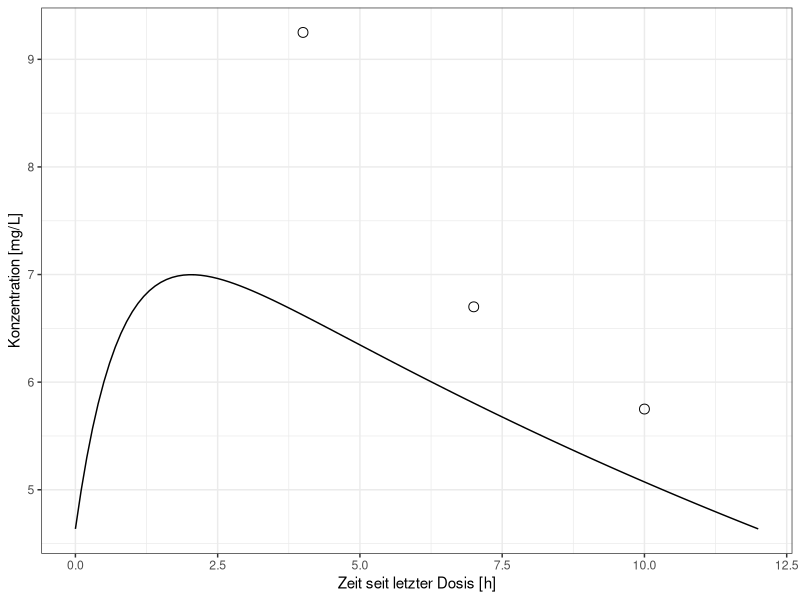
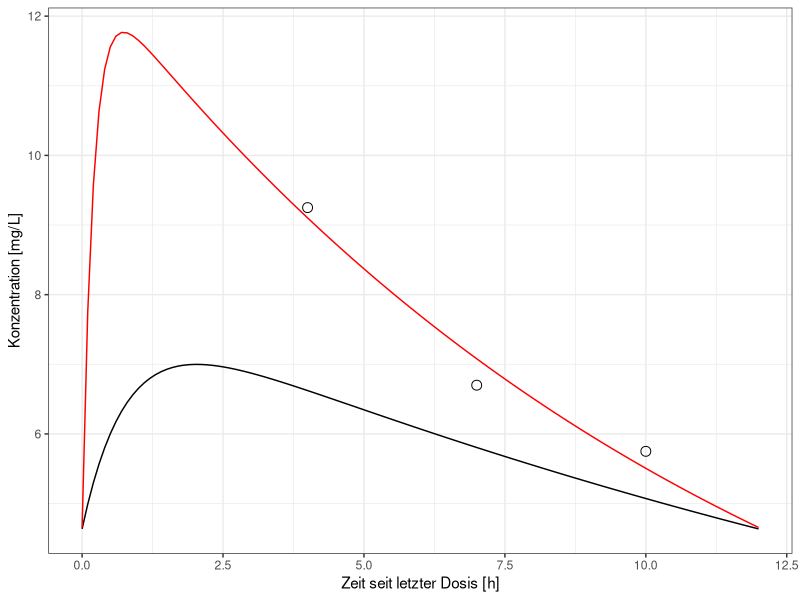
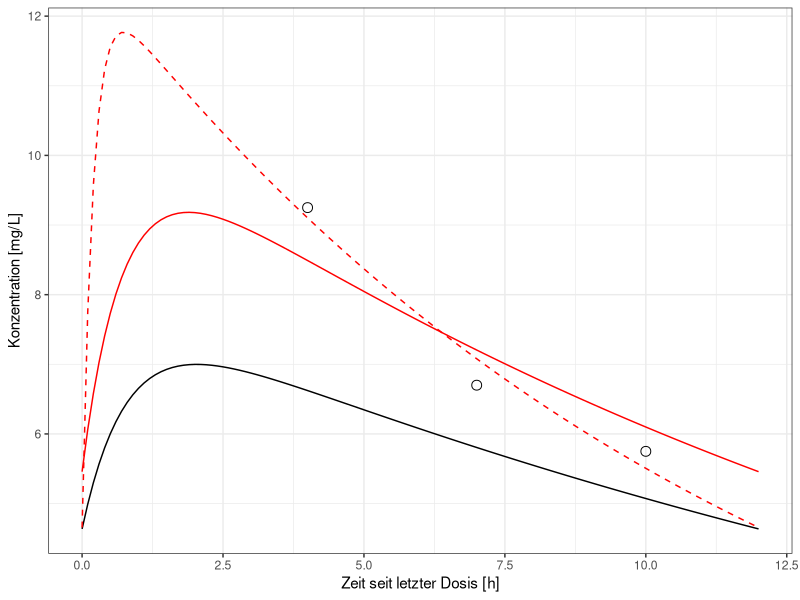
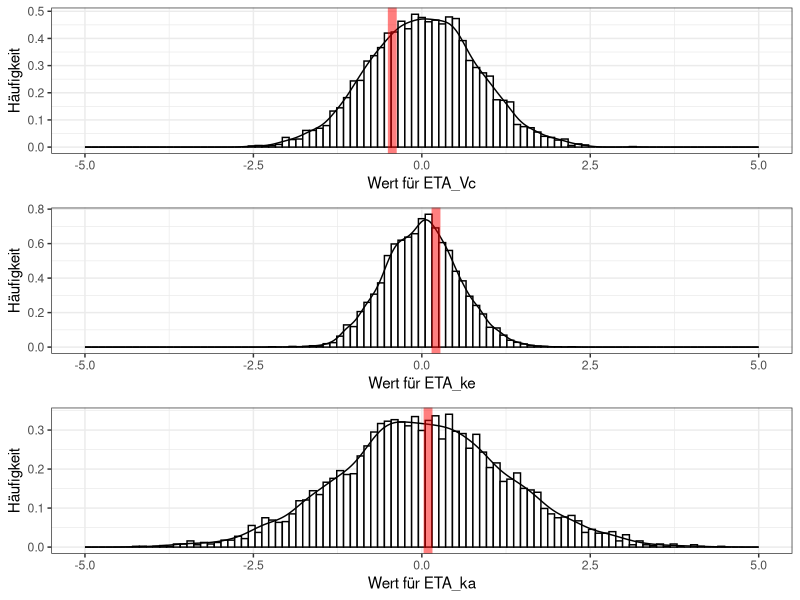

Write the R code that produced these figures, in order.
library(ggplot2)

V_pop <- 50 #L
omega_vc <- 0.8 # SD des Random Effects auf V

ke_pop <- 0.045 #1/h
omega_ke <- 0.55 # SD des Random Effects auf ke

ka_pop <- 1.25 # 1/h
omega_ka <- 1.25 # SD des Random Effects auf ka

### Fix in dieser Übung
F_oral = 0.8
AMT = 200
sim_times=seq(from=0, to=12, by=0.1)
tau=12

pk_model_ss<- function(AMT, F_oral, Vc, ke, ka, time, tau=12){
  conc <- F_oral*AMT/Vc *(ka/(ka-ke))*( (exp(-ke*(time) )/(1-exp(-ke*tau))) - (exp(-ka*(time) )/(1-exp(-ka*tau))) )
  return(conc)
}

set.seed(11121987)

### bis hier fix



### par ist ein Vektor von Parametern c(V, ke, ka) der optimiert wird 
### damit das Ergebnis der OBJ-Fun möglichst klein wird
obj_func_ls <- function(tdm_data, par) {
  measured_conc = tdm_data$measured_conc
  simulated_conc = pk_model_ss(AMT, F_oral, par[1], par[2], par[3], tdm_data$time, tau)
  return(sum( (measured_conc-simulated_conc)^2 ))
}


tdm_data = data.frame(time=c(4,7,10), measured_conc=c(9.25,6.7, 5.75))

simulated_data = data.frame(time=sim_times, 
                            simulated_conc=pk_model_ss(AMT, F_oral, V_pop, ke_pop, ka_pop, sim_times, tau))

ggplot(simulated_data) + geom_line(aes(x=time, y=simulated_conc)) + 
  geom_point(data=tdm_data, aes(x=time, y=measured_conc), size=3, shape=1) + theme_bw() +
  xlab("Zeit seit letzter Dosis [h]") + ylab("Konzentration [mg/L]")

## ls steht für least squares => Die Summe der Abweichungsquadrate ist minimal
optim_res_ls <- optim(par=c(V_pop, ke_pop, ka_pop), fn=obj_func_ls, tdm_data=tdm_data)


simulated_ind_data_ls = data.frame(time=sim_times, 
                                simulated_conc=pk_model_ss(AMT, F_oral, optim_res_ls$par[1], optim_res_ls$par[2], optim_res_ls$par[3], sim_times, tau))


ggplot(simulated_data) + geom_line(aes(x=time, y=simulated_conc)) + 
  geom_point(data=tdm_data, aes(x=time, y=measured_conc), size=3, shape=1) +
  geom_line(data=simulated_ind_data_ls, aes(x=time, y=simulated_conc), colour="red") + theme_bw() +
  xlab("Zeit seit letzter Dosis [h]") + ylab("Konzentration [mg/L]")


### par ist ein Vektor von ETAS c(ETA_V, ETA_ke, ETA_ka) der optimiert wird 
### damit das Ergebnis der OBJ-Fun möglichst klein wird
### !!! ES WERDEN JETZT ALSO DIE WAHRSCHEINLICHSTEN ETAS FÜR DIESEN PATIETEN GESUCHT !!!
### omegas ist jetzt ein Vektor, der die SD der random Effekte (der ETAs) enthält c(omega_Vc, omega_ke, omega_ka)
### pop-values ist ein Vektor der die populationsparameter beinhaltet
obj_func_bay <- function(tdm_data, par, omegas, pop_vals) {
  measured_conc = tdm_data$measured_conc
  Vc <- pop_vals[1] * exp(par[1]) ## V_pop x e^ETA_vc
  ke <- pop_vals[2] * exp(par[2]) ## ke_pop x e^ETA_ke
  ka <- pop_vals[3] * exp(par[3]) ## ka_pop x e^ETA_ka
  simulated_conc = pk_model_ss(AMT, F_oral,Vc, ke, ka, tdm_data$time, tau)
  
  ## Die Quadrate der Differenz sind noch da + Die gewichteten Quadrate der Abweichung ETAS von 0
  ## Es wird durch die Varianz gewichtet! 
  obj_res <- sum( (measured_conc-simulated_conc)^2 ) + sum( ((par-0)^2)/(omegas^2)) 
  return(obj_res)
}

### par beinhaltet jetzt die Startwerte für ETAs (0 ist das wahrscheinlichste ETA => modus der Verteilung)
optim_res_bay <- optim(par=c(0, 0, 0), 
                   fn=obj_func_bay, 
                   tdm_data=tdm_data, 
                   omegas=c(omega_vc, omega_ke, omega_ka),
                   pop_vals=c(V_pop, ke_pop, ka_pop))

ind_etas <- optim_res_bay$par

v_ind <- V_pop*exp(ind_etas[1]) # L
ke_ind <- ke_pop*exp(ind_etas[2]) #1/h
ka_ind <- ka_pop*exp(ind_etas[3]) # 1/h

## ls steht für least squares => Die Summe der Abweichungsquadrate ist minimal
simulated_ind_data_bay = data.frame(time=sim_times, 
                                   simulated_conc=pk_model_ss(AMT, F_oral, 
                                                              v_ind, 
                                                              ke_ind, 
                                                              ka_ind, sim_times, tau))


ggplot(simulated_data) + geom_line(aes(x=time, y=simulated_conc)) + 
  geom_point(data=tdm_data, aes(x=time, y=measured_conc), size=3, shape=1) +
  geom_line(data=simulated_ind_data_ls, aes(x=time, y=simulated_conc), colour="red", linetype=2) +
  geom_line(data=simulated_ind_data_bay, aes(x=time, y=simulated_conc), colour="red") + theme_bw() +
  xlab("Zeit seit letzter Dosis [h]") + ylab("Konzentration [mg/L]")


MC_ETA_V <- rnorm(n=5000, mean=0, sd=omega_vc)
MC_ETA_ke <- rnorm(n=5000, mean=0, sd=omega_ke)
MC_ETA_ka <- rnorm(n=5000, mean=0, sd=omega_ka)

eta_dat <- data.frame(ETA_VC=MC_ETA_V,
                      ETA_KE=MC_ETA_ke,
                      ETA_KA=MC_ETA_ka )

pl_vc <- ggplot(data = eta_dat) + geom_histogram(aes(x=ETA_VC, y=..density..), fill="white", colour="black", bins=100) + 
         geom_density(aes(y=..density.., x=ETA_VC)) + theme_bw() +
         geom_vline(aes(xintercept=ind_etas[1]), size=3, alpha=0.5, colour="red") +
         xlab("Wert für ETA_Vc") + ylab("Häufigkeit")+ xlim(c(-5,5))

pl_ke <- ggplot(data = eta_dat) + geom_histogram(aes(x=ETA_KE, y=..density..), fill="white", colour="black", bins=100) + 
         geom_density(aes(y=..density.., x=ETA_KE)) +
         geom_vline(aes(xintercept=ind_etas[2]), size=3, alpha=0.5, colour="red") + theme_bw() +
         xlab("Wert für ETA_ke") + ylab("Häufigkeit")+ xlim(c(-5,5))

pl_ka <- ggplot(data = eta_dat) + geom_histogram(aes(x=ETA_KA, y=..density..), fill="white", colour="black", bins=100) + 
         geom_density(aes(y=..density.., x=ETA_KA)) +
         geom_vline(aes(xintercept=ind_etas[3]), size=3, alpha=0.5, colour="red") + theme_bw() +
         xlab("Wert für ETA_ka") + ylab("Häufigkeit") + xlim(c(-5,5))

gridExtra::grid.arrange(pl_vc, pl_ke, pl_ka, ncol=1, nrow=3)

##
## Aufgaben: Wie verändert sich die Simulation wenn die Standardabweichungen immer größer gesetzt werden 
## => Größenordnung 10 - 100 => sog. uninformed prior!
## 1. Was glaubt ihr?
## 2. was seht ihr tatsächlich?

## Wie verändert sich die Simulation wenn ein weiterer Messwert aufgenommen wurde time=0.5, c=8.5

